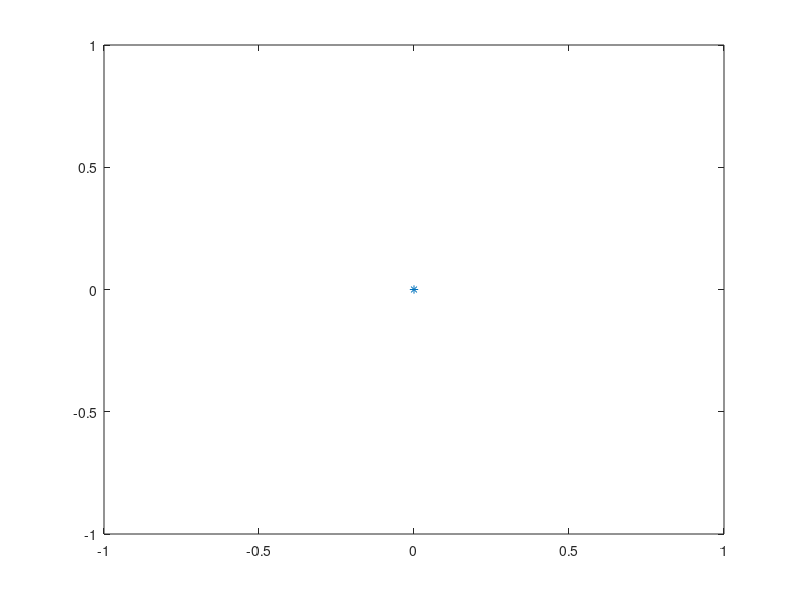

Write MATLAB code to recreate this figure. (Note: this script raises an error after producing the figure.)
plot(0,0, '*')
plot(x(:,1)'*A*x(:,1),'*r')
plot(x(:,2)'*A*x(:,2),'*r')
plot(x(:,3)'*A*x(:,3),'*r')
plot(y(:,1)'*A*y(:,1),'*g')
plot(y(:,2)'*A*y(:,2),'*g')
plot(y(:,3)'*A*y(:,3),'*g')

%elipsa...
[b1, b2] = xtheta(x(:,1), y(:,2), A); %ki sta najbolj levo
 plot(b1'*A*b1,0,'+r')
 plot(b2'*A*b2,0,'+r')
 b1 = b1/norm(b1);
 b2 = b2/norm(b2);
 b = lema_31(b1,b2,A)
 
 plot(b'*A*b, '+b')